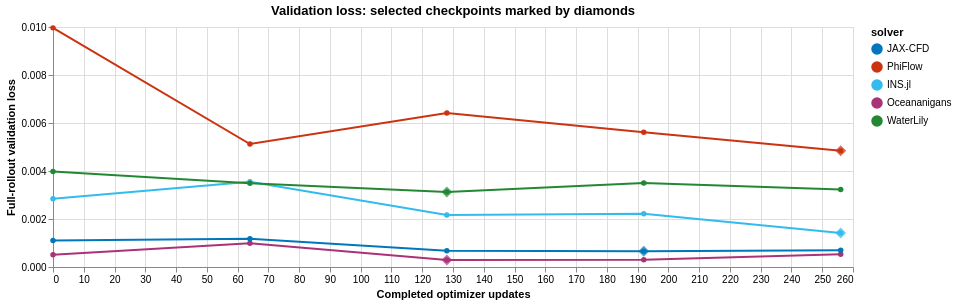

The Vega-Lite source for this figure:
### Vega-Lite specification from a JSON file in a GitHub repository (floating-point values rounded to 4 significant figures)
{"config": {"view": {"continuousWidth": 300, "continuousHeight": 300}}, "layer": [{"mark": {"type": "line", "point": true}, "encoding": {"color": {"field": "solver", "scale": {"domain": ["JAX-CFD", "PhiFlow", "INS.jl", "Oceananigans", "WaterLily"], "range": ["#0077BB", "#CC3311", "#33BBEE", "#AA3377", "#228833"]}, "type": "nominal"}, "tooltip": [{"field": "solver", "type": "nominal"}, {"field": "update", "type": "quantitative"}, {"field": "loss", "format": ".5g", "type": "quantitative"}, {"field": "selected", "type": "nominal"}], "x": {"field": "update", "title": "Completed optimizer updates", "type": "quantitative"}, "y": {"field": "loss", "scale": {"zero": true}, "title": "Full-rollout validation loss", "type": "quantitative"}}}, {"mark": {"type": "point", "filled": true, "shape": "diamond", "size": 120}, "encoding": {"color": {"field": "solver", "scale": {"domain": ["JAX-CFD", "PhiFlow", "INS.jl", "Oceananigans", "WaterLily"], "range": ["#0077BB", "#CC3311", "#33BBEE", "#AA3377", "#228833"]}, "type": "nominal"}, "tooltip": [{"field": "solver", "type": "nominal"}, {"field": "update", "type": "quantitative"}, {"field": "loss", "format": ".5g", "type": "quantitative"}, {"field": "selected", "type": "nominal"}], "x": {"field": "update", "title": "Completed optimizer updates", "type": "quantitative"}, "y": {"field": "loss", "scale": {"zero": true}, "title": "Full-rollout validation loss", "type": "quantitative"}}, "transform": [{"filter": "datum.selected"}]}], "data": {"name": "data-f8b3ad63c9d153b6e1ea78dd87dcce7d"}, "height": 240, "title": "Validation loss: selected checkpoints marked by diamonds", "width": 800, "$schema": "https://vega.github.io/schema/vega-lite/v6.4.1.json", "datasets": {"data-f8b3ad63c9d153b6e1ea78dd87dcce7d": [{"solver": "INS.jl", "update": 0, "loss": 0.002844, "selected": false}, {"solver": "INS.jl", "update": 64, "loss": 0.003556, "selected": false}, {"solver": "INS.jl", "update": 128, "loss": 0.002163, "selected": false}, {"solver": "INS.jl", "update": 192, "loss": 0.00222, "selected": false}, {"solver": "INS.jl", "update": 256, "loss": 0.001412, "selected": true}, {"solver": "Oceananigans", "update": 0, "loss": 0.0005122, "selected": false}, {"solver": "Oceananigans", "update": 64, "loss": 0.0009858, "selected": false}, {"solver": "Oceananigans", "update": 128, "loss": 0.000292, "selected": true}, {"solver": "Oceananigans", "update": 192, "loss": 0.0002975, "selected": false}, {"solver": "Oceananigans", "update": 256, "loss": 0.0005342, "selected": false}, {"solver": "WaterLily", "update": 0, "loss": 0.003977, "selected": false}, {"solver": "WaterLily", "update": 64, "loss": 0.003491, "selected": false}, {"solver": "WaterLily", "update": 128, "loss": 0.003125, "selected": true}, {"solver": "WaterLily", "update": 192, "loss": 0.003504, "selected": false}, {"solver": "WaterLily", "update": 256, "loss": 0.003233, "selected": false}, {"solver": "JAX-CFD", "update": 0, "loss": 0.001101, "selected": false}, {"solver": "JAX-CFD", "update": 64, "loss": 0.001178, "selected": false}, {"solver": "JAX-CFD", "update": 128, "loss": 0.0006797, "selected": false}, {"solver": "JAX-CFD", "update": 192, "loss": 0.0006556, "selected": true}, {"solver": "JAX-CFD", "update": 256, "loss": 0.0006999, "selected": false}, {"solver": "PhiFlow", "update": 0, "loss": 0.009964, "selected": false}, {"solver": "PhiFlow", "update": 64, "loss": 0.005124, "selected": false}, {"solver": "PhiFlow", "update": 128, "loss": 0.006418, "selected": false}, {"solver": "PhiFlow", "update": 192, "loss": 0.005614, "selected": false}, {"solver": "PhiFlow", "update": 256, "loss": 0.004847, "selected": true}]}, "usermeta": {"renderer": "svg"}}
